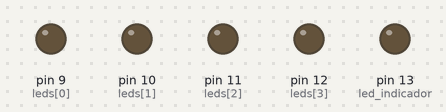
Recording of a sketch running on a simulated Arduino Uno, built with avr-gcc and run on an emulated ATmega328P. Shown: output pins drawn as LEDs (lit = HIGH).

Above: at 0.1 s.
At 4.1 s:
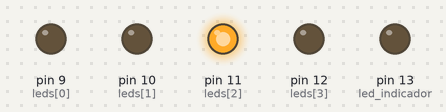
At 9.1 s:
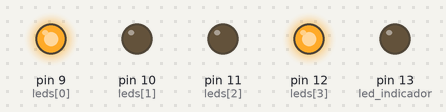
At 19.1 s:
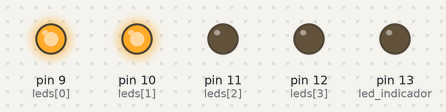
At 29.1 s:
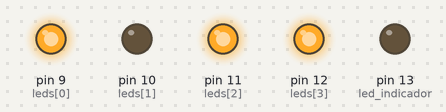
At 39.1 s:
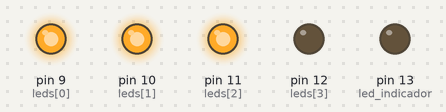
Timing chart, 0 to 40.0 s (numbered marks = the images above):
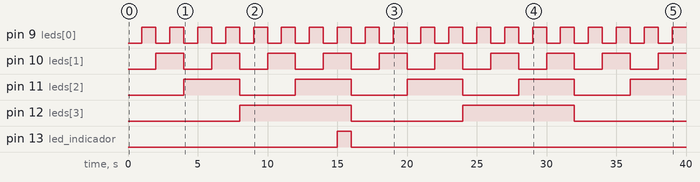

The sketch:

contador_led_indicador.ino
```cpp
const int leds[] = {9, 10, 11, 12};
const int led_indicador = 13;

int contador = 0;

int tiempo_espera = 1000;

void setup() {
  for (int i = 0; i < 4; i += 1) {
    pinMode(leds[i], OUTPUT);
  }

  pinMode(led_indicador, OUTPUT);
}

void loop() {
  for (int i = 0; i < 4; i += 1) {
    int bit = (contador >> i) & 1;
    digitalWrite(leds[i], bit);
  }

  contador += 1;

  if (contador == 16) {
    digitalWrite(led_indicador, HIGH);
  } else {
    digitalWrite(led_indicador, LOW);
  }

  delay(tiempo_espera);
}
```

Measured:
- by itself, pin 9 (leds[0]): alternates HIGH for 1.0 s and LOW for 1.0 s
- by itself, pin 10 (leds[1]): alternates HIGH for 2.0 s and LOW for 2.0 s
- by itself, pin 11 (leds[2]): alternates HIGH for 4.0 s and LOW for 4.0 s
- by itself, pin 12 (leds[3]): alternates HIGH for 8.0 s and LOW for 8.0 s
- by itself, pin 13 (led_indicador): LOW → HIGH at 15.0 s, → LOW 1.0 s later
